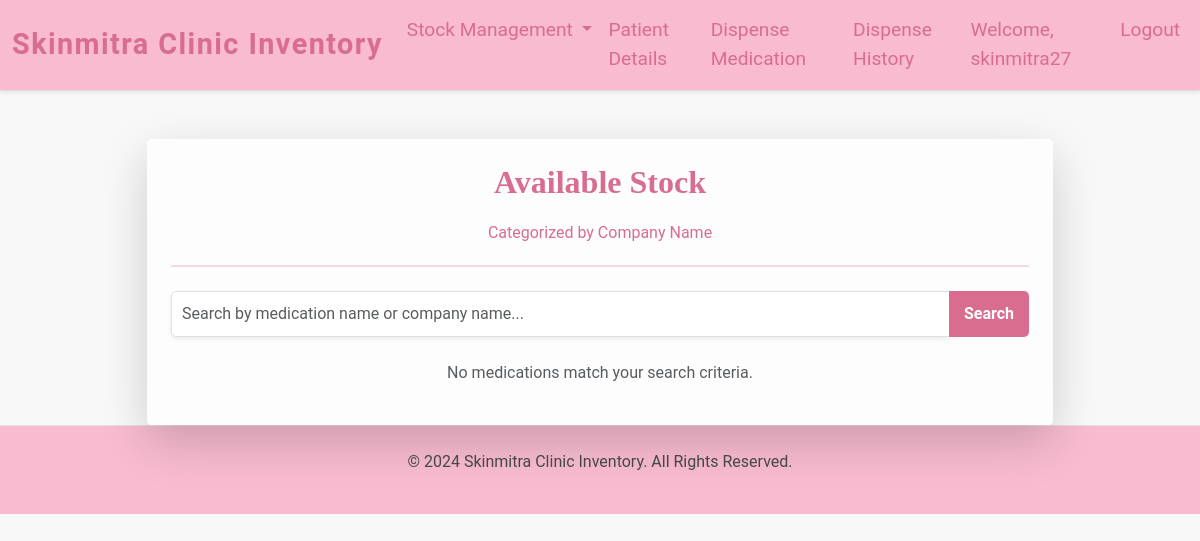
The page /available_stock/ (signed in) on the database as committed earlier.
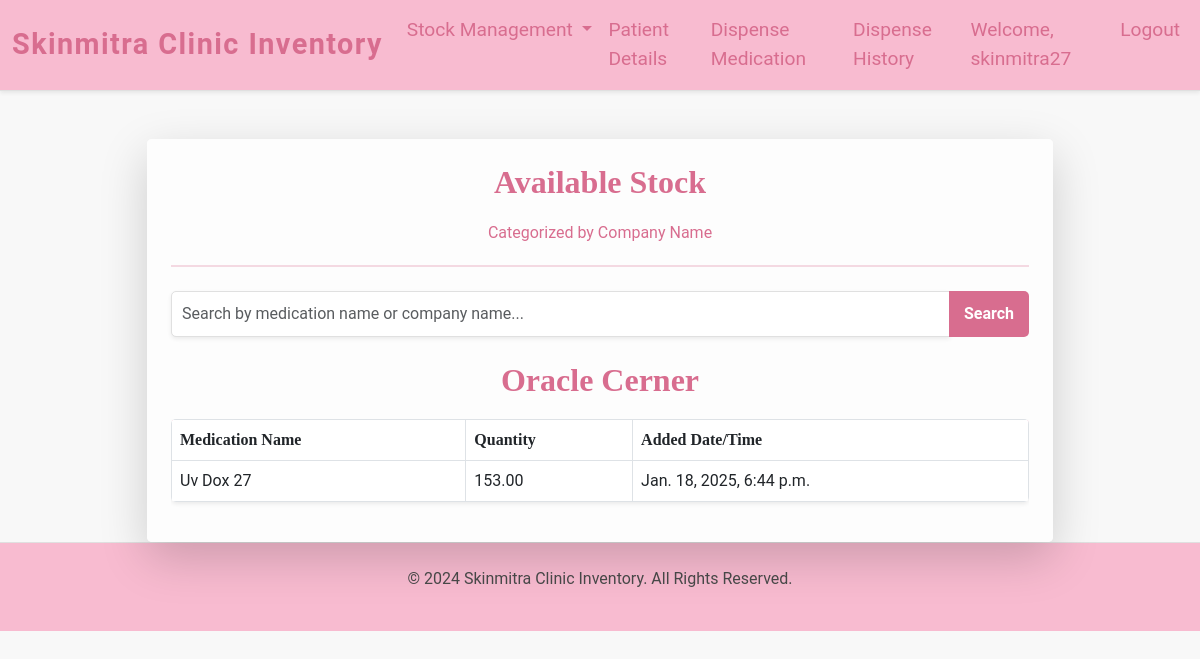
The same page on the database as committed later.
### inventory/models.py (models this page shows, shortened)
class Medication(models.Model):
    name = models.CharField(max_length=100)
    quantity = models.DecimalField(max_digits=10, decimal_places=2)
    date_added = models.DateTimeField(auto_now_add=True)
    company_name = models.CharField(max_length=255, default="Unknown")
    mr_number = models.CharField(max_length=255, default="Unknown")

### inventory/views.py (the view)
# urls.py: path('available_stock/', views.available_stock, name='available_stock'),
@login_required
def available_stock(request):
    query = request.GET.get("search", "")  # Get the search query
    if query:
        medications = Medication.objects.filter(
            Q(name__icontains=query) | Q(company_name__icontains=query),
            quantity__gt=0
        )
    else:
        medications = Medication.objects.filter(quantity__gt=0)
    grouped_medications = {}
    for company_name, meds in groupby(medications.order_by("company_name"), key=lambda x: x.company_name):
        grouped_medications[company_name] = list(meds)
    return render(
        request,
        "available_stock.html",
        {"grouped_medications": grouped_medications, "search_query": query},
    )

### inventory/templates/available_stock.html (shortened to what this page needs)
{% extends "base.html" %}
{% block content %}
<div class="container mt-5">
    <div class="row justify-content-center">
        <div class="col-md-10">
            <div class="card shadow-lg border-0">
                <div class="card-body p-4">
                    <div class="text-center mb-4">
                        <h1 class="available-stock-heading">Available Stock</h1>
                        <p class="lead-text">Categorized by Company Name</p>
                        <hr class="hr-style">
                    </div>
                    <form method="GET" action="{% url 'available_stock' %}" class="mb-4">
                        <div class="input-group">
                            <input
                                type="text"
                                name="search"
                                class="form-control shadow-sm"
                                placeholder="Search by medication name or company name..."
                                value="{{ search_query }}"
                                aria-label="Search">
                            <button class="btn btn-custom" type="submit">Search</button>
                        </div>
                    </form>
                    {% if grouped_medications %}
                        {% for company, medications in grouped_medications.items %}
                        <h3 class="mt-4 available-stock-heading">{{ company }}</h3>
                        <div class="table-responsive">
                            <table class="table table-bordered table-hover shadow-sm">
                                <thead class="table-heading">
                                    <tr>
                                        <th>Medication Name</th>
                                        <th>Quantity</th>
                                        <th>Added Date/Time</th>
                                    </tr>
                                </thead>
                                <tbody>
                                    {% for medication in medications %}
                                    <tr>
                                        <td>{{ medication.name }}</td>
                                        <td>{{ medication.quantity }}</td>
                                        <td>{{ medication.date_added }}</td>
                                    </tr>
                                    {% endfor %}
                                </tbody>
                            </table>
                        </div>
                        {% endfor %}
                    {% else %}
                    <div class="text-center mt-4">
                        <p class="text-muted">No medications match your search criteria.</p>
                    </div>
                    {% endif %}
                </div>
            </div>
        </div>
    </div>
</div>
{% endblock %}

Rows that differ between the two databases and show on the page:
added Medication: company_name "Oracle Cerner", name "Uv Dox 27", quantity "153.00", date_added "Jan. 18, 2025, 6:44 p.m."
Other text that changed with them:
text no longer shown: "No medications match your search criteria."
